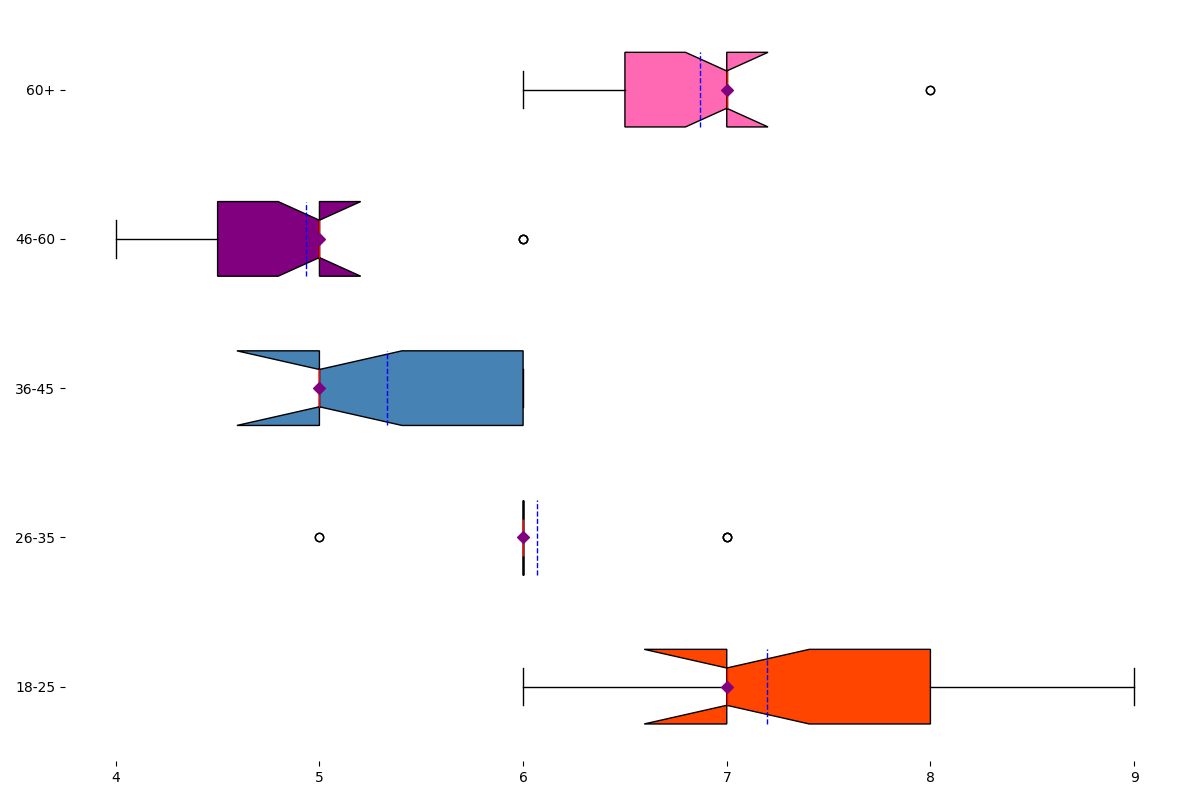

The Python source for this figure:
import matplotlib.pyplot as plt
import numpy as np

age_groups = ['18-25', '26-35', '36-45', '46-60', '60+']
happiness_data = [
    [7, 8, 7, 8, 7, 6, 8, 6, 7, 9, 7, 6, 7, 8, 7],  # Slightly reordered
    [6, 7, 6, 6, 6, 5, 6, 6, 7, 6, 6, 5, 6, 7, 6],  # Slightly reordered
    [5, 5, 6, 5, 6, 5, 5, 6, 5, 5, 5, 5, 6, 6, 5],  # Slightly reordered
    [6, 5, 4, 6, 5, 5, 4, 5, 6, 5, 5, 4, 4, 5, 5],  # Slightly reordered
    [7, 7, 7, 6, 7, 8, 7, 7, 8, 6, 6, 6, 7, 7, 7]   # Slightly reordered
]

fig, ax = plt.subplots(figsize=(12, 8))

box = ax.boxplot(happiness_data, vert=False, patch_artist=True, notch=True, meanline=True, showmeans=True)

new_colors = ['#FF4500', '#32CD32', '#4682B4', '#800080', '#FF69B4']
for patch, color in zip(box['boxes'], new_colors):
    patch.set_facecolor(color)

plt.setp(box['means'], color='blue')
plt.setp(box['medians'], color='red')

medians = [np.median(group) for group in happiness_data]
ax.scatter(medians, range(1, len(age_groups) + 1), color='purple', marker='D', zorder=3)

ax.set_yticklabels(age_groups)

ax.set_facecolor('white')
ax.spines['top'].set_visible(False)
ax.spines['right'].set_visible(False)
ax.spines['left'].set_visible(False)
ax.spines['bottom'].set_visible(False)

plt.tight_layout()
plt.show()
